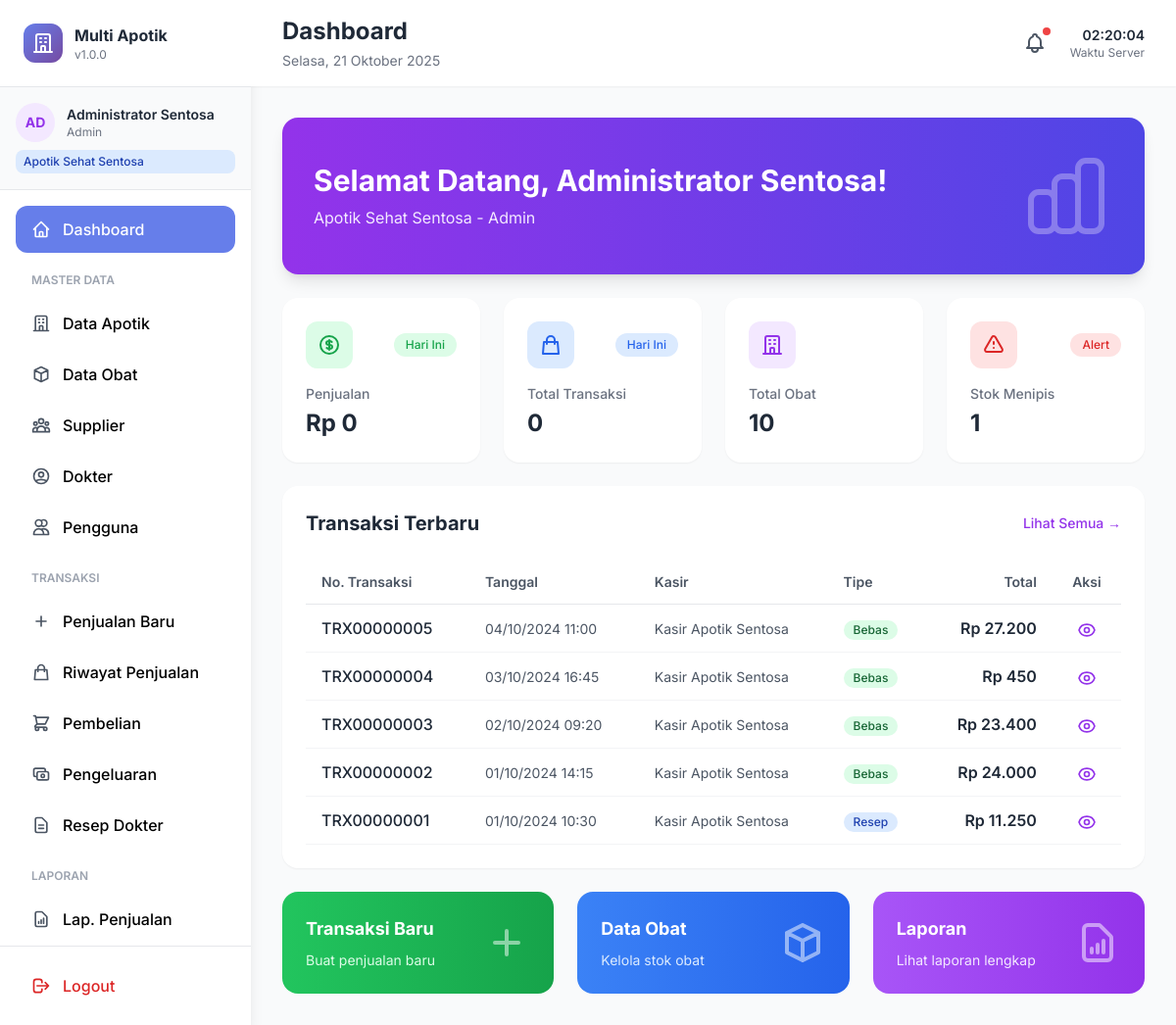
/dashboard.php (signed in), run on the app's committed database.
### tables this page shows
CREATE TABLE penjualan (
    id_penjualan INT PRIMARY KEY AUTO_INCREMENT,
    id_apotik INT NOT NULL,
    id_user INT,
    id_pelanggan INT,
    id_resep INT,
    no_transaksi VARCHAR(100) UNIQUE NOT NULL,
    tanggal_penjualan DATETIME NOT NULL,
    tipe_penjualan ENUM('bebas', 'resep') DEFAULT 'bebas',
    total_item INT DEFAULT 0,
    subtotal DECIMAL(15,2) DEFAULT 0,
    diskon DECIMAL(15,2) DEFAULT 0,
    pajak DECIMAL(15,2) DEFAULT 0,
    total_bayar DECIMAL(15,2) DEFAULT 0,
    jumlah_dibayar DECIMAL(15,2) DEFAULT 0,
    kembalian DECIMAL(15,2) DEFAULT 0,
    metode_pembayaran ENUM('tunai', 'debit', 'kredit', 'transfer', 'ewallet') DEFAULT 'tunai',
    keterangan TEXT,
    created_at TIMESTAMP DEFAULT CURRENT_TIMESTAMP,
    updated_at TIMESTAMP DEFAULT CURRENT_TIMESTAMP ON UPDATE CURRENT_TIMESTAMP,
    FOREIGN KEY (id_apotik) REFERENCES apotik(id_apotik) ON DELETE CASCADE,
    FOREIGN KEY (id_user) REFERENCES users(id_user) ON DELETE SET NULL,
    FOREIGN KEY (id_pelanggan) REFERENCES pelanggan(id_pelanggan) ON DELETE SET NULL,
    FOREIGN KEY (id_resep) REFERENCES resep(id_resep) ON DELETE SET NULL
);

CREATE TABLE users (
    id_user INT PRIMARY KEY AUTO_INCREMENT,
    id_apotik INT,
    username VARCHAR(50) UNIQUE NOT NULL,
    password VARCHAR(255) NOT NULL,
    nama_lengkap VARCHAR(100) NOT NULL,
    role ENUM('admin', 'kasir', 'manajer') NOT NULL,
    no_telp VARCHAR(20),
    email VARCHAR(100),
    foto_profile VARCHAR(255),
    status ENUM('aktif', 'nonaktif') DEFAULT 'aktif',
    last_login TIMESTAMP NULL,
    created_at TIMESTAMP DEFAULT CURRENT_TIMESTAMP,
    updated_at TIMESTAMP DEFAULT CURRENT_TIMESTAMP ON UPDATE CURRENT_TIMESTAMP,
    FOREIGN KEY (id_apotik) REFERENCES apotik(id_apotik) ON DELETE SET NULL
);

### config.php (called while the page is built, shortened)
<?php
class Database {
    private static $instance = null;
    private $conn;
    private function __construct() {
        try {
            $this->conn = new mysqli(DB_HOST, DB_USER, DB_PASS, DB_NAME);
            $this->conn->set_charset("utf8mb4");
        } catch (Exception $e) {
            die("Database Error: " . $e->getMessage());
        }
    }
    public static function getInstance() {
        if (self::$instance === null) {
            self::$instance = new self();
        }
        return self::$instance;
    }
    public function query($sql) {
        return $this->conn->query($sql);
    }
}
function db() {
    return Database::getInstance();
}
function formatRupiah($angka) {
    return 'Rp ' . number_format($angka, 0, ',', '.');
}
function formatTanggalWaktu($tanggal, $format = 'd-m-Y H:i:s') {
    return date($format, strtotime($tanggal));
}
function isLoggedIn() {
    return isset($_SESSION['user_id']);
}
function getUserData() {
    return [
        'id' => $_SESSION['user_id'],
        'username' => $_SESSION['username'],
        'nama' => $_SESSION['nama_lengkap'],
        'role' => $_SESSION['user_role'],
        'id_apotik' => $_SESSION['id_apotik'] ?? null,
        'nama_apotik' => $_SESSION['nama_apotik'] ?? null
    ];
}
?>

### dashboard.php (the view, shortened to what this page needs)
<?php
require_once 'config.php';
$user = getUserData();
$db = db();
$stats = [];
if ($user['role'] === 'manajer') {
    $today = date('Y-m-d');
    $query = "SELECT COALESCE(SUM(total_bayar), 0) as total FROM penjualan WHERE DATE(tanggal_penjualan) = '$today'";
    $result = $db->query($query);
    $stats['penjualan_hari_ini'] = $result->fetch_assoc()['total'];
    $query = "SELECT COUNT(*) as total FROM penjualan WHERE DATE(tanggal_penjualan) = '$today'";
    $result = $db->query($query);
    $stats['transaksi_hari_ini'] = $result->fetch_assoc()['total'];
    $query = "SELECT COUNT(*) as total FROM apotik WHERE status = 'aktif'";
    $result = $db->query($query);
    $stats['total_apotik'] = $result->fetch_assoc()['total'];
    $query = "SELECT COUNT(*) as total FROM batch_obat WHERE tanggal_kadaluarsa BETWEEN CURDATE() AND DATE_ADD(CURDATE(), INTERVAL 30 DAY) AND status = 'tersedia'";
    $result = $db->query($query);
    $stats['obat_expired_warning'] = $result->fetch_assoc()['total'];
    $query = "SELECT a.nama_apotik, COALESCE(SUM(p.total_bayar), 0) as total, COUNT(p.id_penjualan) as transaksi
              FROM apotik a
              LEFT JOIN penjualan p ON a.id_apotik = p.id_apotik AND DATE(p.tanggal_penjualan) = '$today'
              WHERE a.status = 'aktif'
              GROUP BY a.id_apotik
              ORDER BY total DESC
              LIMIT 5";
    $stats['penjualan_per_apotik'] = $db->query($query);
} else {
    $apotik_id = $user['id_apotik'];
    $today = date('Y-m-d');
    $query = "SELECT COALESCE(SUM(total_bayar), 0) as total FROM penjualan WHERE id_apotik = $apotik_id AND DATE(tanggal_penjualan) = '$today'";
    $result = $db->query($query);
    $stats['penjualan_hari_ini'] = $result->fetch_assoc()['total'];
    $query = "SELECT COUNT(*) as total FROM penjualan WHERE id_apotik = $apotik_id AND DATE(tanggal_penjualan) = '$today'";
    $result = $db->query($query);
    $stats['transaksi_hari_ini'] = $result->fetch_assoc()['total'];
    $query = "SELECT COUNT(*) as total FROM obat WHERE id_apotik = $apotik_id AND status = 'aktif'";
    $result = $db->query($query);
    $stats['total_obat'] = $result->fetch_assoc()['total'];
    $query = "SELECT COUNT(DISTINCT o.id_obat) as total
              FROM obat o
              LEFT JOIN batch_obat b ON o.id_obat = b.id_obat AND b.status = 'tersedia'
              WHERE o.id_apotik = $apotik_id
              GROUP BY o.id_obat
              HAVING COALESCE(SUM(b.stok_sisa), 0) < 10";
    $result = $db->query($query);
    $stats['stok_menipis'] = $result->num_rows;
}
if ($user['role'] === 'manajer') {
    $query = "SELECT p.*, a.nama_apotik, u.nama_lengkap
              FROM penjualan p
              LEFT JOIN apotik a ON p.id_apotik = a.id_apotik
              LEFT JOIN users u ON p.id_user = u.id_user
              ORDER BY p.tanggal_penjualan DESC
              LIMIT 5";
} else {
    $apotik_id = $user['id_apotik'];
    $query = "SELECT p.*, u.nama_lengkap
              FROM penjualan p
              LEFT JOIN users u ON p.id_user = u.id_user
              WHERE p.id_apotik = $apotik_id
              ORDER BY p.tanggal_penjualan DESC
              LIMIT 5";
}
$recentTransactions = $db->query($query);
include 'includes/header.php';
?>
<div class="space-y-6">
    <div class="bg-gradient-to-r from-purple-600 to-indigo-600 rounded-2xl p-8 text-white shadow-lg">
        <div class="flex items-center justify-between">
            <div>
                <h1 class="text-3xl font-bold mb-2">Selamat Datang, <?= htmlspecialchars($user['nama']) ?>!</h1>
                <p class="text-purple-100">
                    <?php if ($user['role'] === 'manajer'): ?>
                        Anda login sebagai Manajer - Akses ke semua cabang
                    <?php else: ?>
                        <?= htmlspecialchars($user['nama_apotik'] ?? 'Apotik') ?> - <?= ucfirst($user['role']) ?>
                    <?php endif; ?>
                </p>
            </div>
            <div class="hidden md:block">
            </div>
        </div>
    </div>
    <div class="grid grid-cols-1 md:grid-cols-2 lg:grid-cols-4 gap-6">
        <div class="bg-white rounded-2xl p-6 shadow-sm hover:shadow-lg transition-all">
            <div class="flex items-center justify-between mb-4">
                <div class="w-12 h-12 bg-green-100 rounded-xl flex items-center justify-center">
                </div>
                <span class="text-xs font-medium text-green-600 bg-green-100 px-3 py-1 rounded-full">Hari Ini</span>
            </div>
            <h3 class="text-gray-500 text-sm font-medium mb-1">Penjualan</h3>
            <p class="text-2xl font-bold text-gray-800"><?= formatRupiah($stats['penjualan_hari_ini']) ?></p>
        </div>
        <div class="bg-white rounded-2xl p-6 shadow-sm hover:shadow-lg transition-all">
            <div class="flex items-center justify-between mb-4">
                <div class="w-12 h-12 bg-blue-100 rounded-xl flex items-center justify-center">
                    <svg class="w-6 h-6 text-blue-600" fill="none" stroke="currentColor" viewBox="0 0 24 24">
                        <path stroke-linecap="round" stroke-linejoin="round" stroke-width="2" d="M16 11V7a4 4 0 00-8 0v4M5 9h14l1 12H4L5 9z"></path>
                    </svg>
                </div>
                <span class="text-xs font-medium text-blue-600 bg-blue-100 px-3 py-1 rounded-full">Hari Ini</span>
            </div>
            <h3 class="text-gray-500 text-sm font-medium mb-1">Total Transaksi</h3>
            <p class="text-2xl font-bold text-gray-800"><?= number_format($stats['transaksi_hari_ini']) ?></p>
        </div>
        <div class="bg-white rounded-2xl p-6 shadow-sm hover:shadow-lg transition-all">
            <div class="flex items-center justify-between mb-4">
                <div class="w-12 h-12 bg-purple-100 rounded-xl flex items-center justify-center">
                    <svg class="w-6 h-6 text-purple-600" fill="none" stroke="currentColor" viewBox="0 0 24 24">
                        <path stroke-linecap="round" stroke-linejoin="round" stroke-width="2" d="M19 21V5a2 2 0 00-2-2H7a2 2 0 00-2 2v16m14 0h2m-2 0h-5m-9 0H3m2 0h5M9 7h1m-1 4h1m4-4h1m-1 4h1m-5 10v-5a1 1 0 011-1h2a1 1 0 011 1v5m-4 0h4"></path>
                    </svg>
                </div>
            </div>
            <h3 class="text-gray-500 text-sm font-medium mb-1">
                <?= $user['role'] === 'manajer' ? 'Total Apotik' : 'Total Obat' ?>
            </h3>
            <p class="text-2xl font-bold text-gray-800">
                <?= $user['role'] === 'manajer' ? number_format($stats['total_apotik']) : number_format($stats['total_obat']) ?>
            </p>
        </div>
        <div class="bg-white rounded-2xl p-6 shadow-sm hover:shadow-lg transition-all">
            <div class="flex items-center justify-between mb-4">
                <div class="w-12 h-12 bg-red-100 rounded-xl flex items-center justify-center">
                    <svg class="w-6 h-6 text-red-600" fill="none" stroke="currentColor" viewBox="0 0 24 24">
                        <path stroke-linecap="round" stroke-linejoin="round" stroke-width="2" d="M12 9v2m0 4h.01m-6.938 4h13.856c1.54 0 2.502-1.667 1.732-3L13.732 4c-.77-1.333-2.694-1.333-3.464 0L3.34 16c-.77 1.333.192 3 1.732 3z"></path>
                    </svg>
                </div>
                <span class="text-xs font-medium text-red-600 bg-red-100 px-3 py-1 rounded-full">Alert</span>
            </div>
            <h3 class="text-gray-500 text-sm font-medium mb-1">
                <?= $user['role'] === 'manajer' ? 'Obat Expired (30hr)' : 'Stok Menipis' ?>
            </h3>
            <p class="text-2xl font-bold text-gray-800">
                <?= $user['role'] === 'manajer' ? number_format($stats['obat_expired_warning']) : number_format($stats['stok_menipis']) ?>
            </p>
        </div>
    </div>
    <div class="bg-white rounded-2xl shadow-sm p-6">
        <div class="flex items-center justify-between mb-6">
            <h2 class="text-xl font-bold text-gray-800">Transaksi Terbaru</h2>
            <a href="penjualan/index.php" class="text-purple-600 hover:text-purple-700 font-medium text-sm">
                Lihat Semua →
            </a>
        </div>
        <div class="overflow-x-auto">
            <table class="w-full">
                <thead>
                    <tr class="border-b border-gray-200">
                        <th class="text-left py-3 px-4 text-sm font-semibold text-gray-600">No. Transaksi</th>
                        <th class="text-left py-3 px-4 text-sm font-semibold text-gray-600">Tanggal</th>
                        <th class="text-left py-3 px-4 text-sm font-semibold text-gray-600">Kasir</th>
                        <th class="text-left py-3 px-4 text-sm font-semibold text-gray-600">Tipe</th>
                        <th class="text-right py-3 px-4 text-sm font-semibold text-gray-600">Total</th>
                        <th class="text-center py-3 px-4 text-sm font-semibold text-gray-600">Aksi</th>
                    </tr>
                </thead>
                <tbody>
                    <?php if ($recentTransactions->num_rows > 0): ?>
                        <?php while ($trx = $recentTransactions->fetch_assoc()): ?>
                        <tr class="border-b border-gray-100 hover:bg-gray-50">
                            <td class="py-3 px-4">
                                <span class="font-medium text-gray-800"><?= htmlspecialchars($trx['no_transaksi']) ?></span>
                            </td>
                            <td class="py-3 px-4">
                                <span class="text-sm text-gray-600"><?= formatTanggalWaktu($trx['tanggal_penjualan'], 'd/m/Y H:i') ?></span>
                            </td>
                            <td class="py-3 px-4">
                                <span class="text-sm text-gray-600"><?= htmlspecialchars($trx['nama_lengkap']) ?></span>
                            </td>
                            <td class="py-3 px-4">
                                <span class="inline-flex items-center px-2.5 py-0.5 rounded-full text-xs font-medium <?= $trx['tipe_penjualan'] === 'resep' ? 'bg-blue-100 text-blue-800' : 'bg-green-100 text-green-800' ?>">
                                    <?= ucfirst($trx['tipe_penjualan']) ?>
                                </span>
                            </td>
                            <td class="py-3 px-4 text-right">
                                <span class="font-semibold text-gray-800"><?= formatRupiah($trx['total_bayar']) ?></span>
                            </td>
                            <td class="py-3 px-4 text-center">
                                <a href="penjualan/detail.php?id=<?= $trx['id_penjualan'] ?>" class="text-purple-600 hover:text-purple-700">
                                </a>
                            </td>
                        </tr>
                        <?php endwhile; ?>
                    <?php endif; ?>
                </tbody>
            </table>
        </div>
    </div>
    <div class="grid grid-cols-1 md:grid-cols-3 gap-6">
        <?php if ($user['role'] !== 'manajer'): ?>
        <a href="penjualan/create.php" class="bg-gradient-to-r from-green-500 to-green-600 rounded-2xl p-6 text-white hover:shadow-lg transition-all group">
            <div class="flex items-center justify-between">
                <div>
                    <h3 class="text-lg font-bold mb-2">Transaksi Baru</h3>
                    <p class="text-green-100 text-sm">Buat penjualan baru</p>
                </div>
                <svg class="w-12 h-12 opacity-50 group-hover:opacity-100 transition-all" fill="none" stroke="currentColor" viewBox="0 0 24 24">
                    <path stroke-linecap="round" stroke-linejoin="round" stroke-width="2" d="M12 6v6m0 0v6m0-6h6m-6 0H6"></path>
                </svg>
            </div>
        </a>
        <?php endif; ?>
        <a href="obat/index.php" class="bg-gradient-to-r from-blue-500 to-blue-600 rounded-2xl p-6 text-white hover:shadow-lg transition-all group">
            <div class="flex items-center justify-between">
                <div>
                    <h3 class="text-lg font-bold mb-2">Data Obat</h3>
                    <p class="text-blue-100 text-sm">Kelola stok obat</p>
                </div>
                <svg class="w-12 h-12 opacity-50 group-hover:opacity-100 transition-all" fill="none" stroke="currentColor" viewBox="0 0 24 24">
                    <path stroke-linecap="round" stroke-linejoin="round" stroke-width="2" d="M20 7l-8-4-8 4m16 0l-8 4m8-4v10l-8 4m0-10L4 7m8 4v10M4 7v10l8 4"></path>
                </svg>
            </div>
        </a>
        <a href="laporan/index.php" class="bg-gradient-to-r from-purple-500 to-purple-600 rounded-2xl p-6 text-white hover:shadow-lg transition-all group">
            <div class="flex items-center justify-between">
                <div>
                    <h3 class="text-lg font-bold mb-2">Laporan</h3>
                    <p class="text-purple-100 text-sm">Lihat laporan lengkap</p>
                </div>
            </div>
        </a>
    </div>
</div>
<?php include 'includes/footer.php'; ?>

### includes/header.php (style rules this page uses)
* { font-family: 'Inter', sans-serif; }

### data on the page
penjualan: no_transaksi "TRX00000005", tanggal_penjualan "04/10/2024 11:00", id_user.nama_lengkap "Kasir Apotik Sentosa", tipe_penjualan "Bebas", total_bayar "Rp 27.200"
penjualan: no_transaksi "TRX00000004", tanggal_penjualan "03/10/2024 16:45", id_user.nama_lengkap "Kasir Apotik Sentosa", tipe_penjualan "Bebas", total_bayar "Rp 450"
penjualan: no_transaksi "TRX00000003", tanggal_penjualan "02/10/2024 09:20", id_user.nama_lengkap "Kasir Apotik Sentosa", tipe_penjualan "Bebas", total_bayar "Rp 23.400"
penjualan: no_transaksi "TRX00000002", tanggal_penjualan "01/10/2024 14:15", id_user.nama_lengkap "Kasir Apotik Sentosa", tipe_penjualan "Bebas", total_bayar "Rp 24.000"
penjualan: no_transaksi "TRX00000001", tanggal_penjualan "01/10/2024 10:30", id_user.nama_lengkap "Kasir Apotik Sentosa", tipe_penjualan "Resep", total_bayar "Rp 11.250"

### other printed values
APP_NAME "Multi Apotik"
APP_VERSION "1.0.0"
substr($user['nama'], 0, 2) "AD"
$user['nama'] "Administrator Sentosa"
$user['role'] "Admin"
$user['nama_apotik'] "Apotik Sehat Sentosa"
$pageTitle "Dashboard"
formatRupiah($stats['penjualan_hari_ini']) "Rp 0"
$stats['transaksi_hari_ini'] "0"
$stats['total_obat'] "10"
$stats['stok_menipis'] "1"
